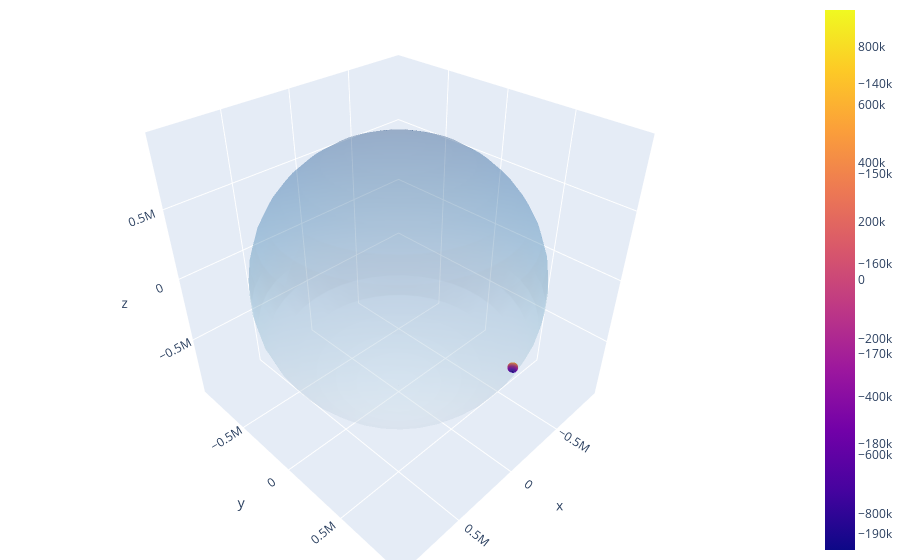

Write notebook code for a chart like this one.
### Code cell
def ms(x, y, z, radius, resolution=20):
    """Return the coordinates for plotting a sphere centered at (x,y,z)"""
    u, v = np.mgrid[0:2*np.pi:resolution*2j, 0:np.pi:resolution*1j]
    X = radius * np.cos(u)*np.sin(v) + x
    Y = radius * np.sin(u)*np.sin(v) + y
    Z = radius * np.cos(v) + z
    return (X, Y, Z)


(x_surface_rsoi, y_surface_rsoi, z_suraface_rsoi) = ms(0, 0, 0, Rsoi)
(x_surface_r, y_surface_r, z_suraface_r) = ms(position[0], position[1], position[2], 3e4)
data = [go.Surface(x=x_surface_rsoi, y=y_surface_rsoi, z=z_suraface_rsoi, opacity=0.2, colorscale ='Blues'),
        go.Surface(x=x_surface_r, y=y_surface_r, z=z_suraface_r, opacity=0.8)]
fig = go.Figure(data=data)
fig.update_layout(margin=dict(l=0, r=0, b=0, t=0))
fig.show()

### Figure 1 — Plotly figure (JSON) as saved in the notebook; plotly's stock layout.template omitted (floating-point values rounded to 4 significant figures; data arrays with more than 128 entries replaced by an {"elided": "..."} marker saying what was removed)
{"data": [{"colorscale": [[0, "rgb(247,251,255)"], [0.125, "rgb(222,235,247)"], [0.25, "rgb(198,219,239)"], [0.375, "rgb(158,202,225)"], [0.5, "rgb(107,174,214)"], [0.625, "rgb(66,146,198)"], [0.75, "rgb(33,113,181)"], [0.875, "rgb(8,81,156)"], [1, "rgb(8,48,107)"]], "opacity": 0.2, "type": "surface", "x": {"elided": "40x20 float values"}, "y": {"elided": "40x20 float values"}, "z": {"elided": "40x20 float values"}}, {"opacity": 0.8, "type": "surface", "x": {"elided": "40x20 float values"}, "y": {"elided": "40x20 float values"}, "z": {"elided": "40x20 float values"}}], "layout": {"margin": {"b": 0, "l": 0, "r": 0, "t": 0}}}
